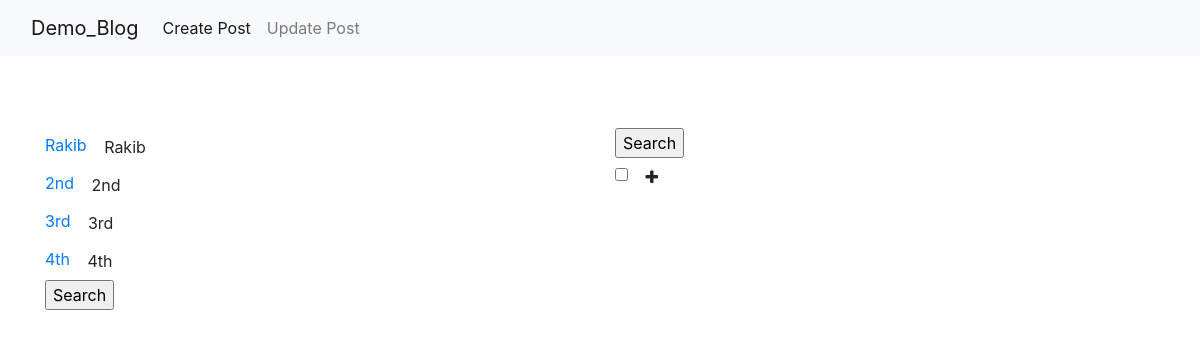
/update/, run on an earlier commit of the app's database.
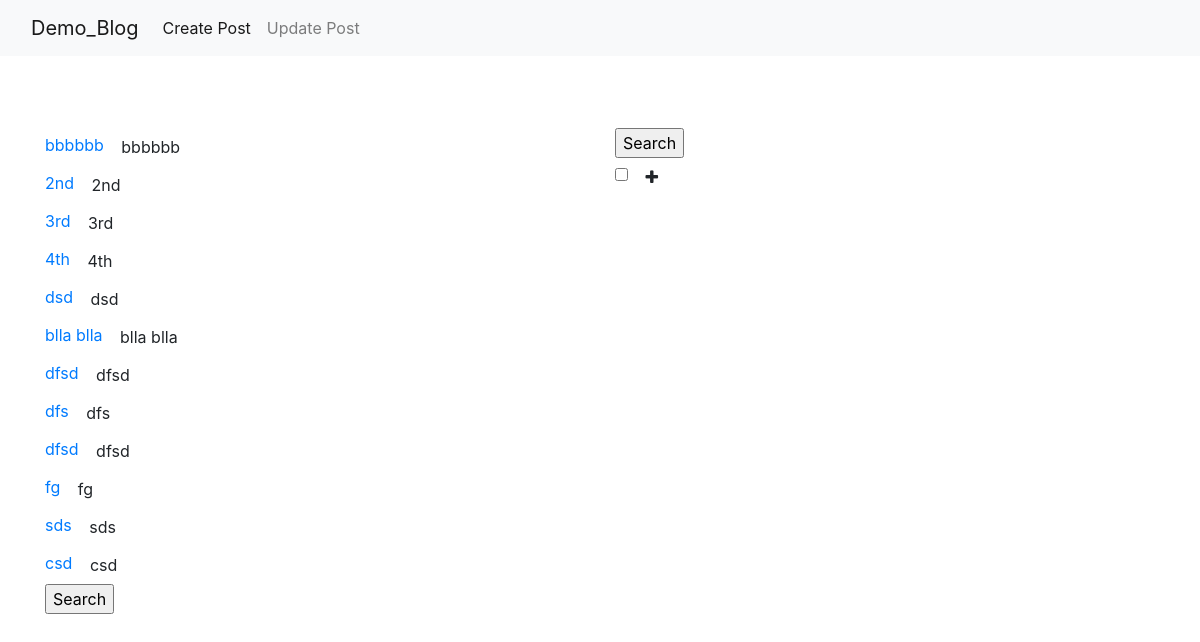
And on a later commit of the database.
### streeApp/models.py (models this page shows, shortened)
class Posts(models.Model):
    title = models.CharField(max_length=250)
    detail = models.TextField(null=True)
    tags = models.ManyToManyField(Tags)

### streeApp/views.py (the view, shortened to what this page needs)
# urls.py: path('update/', views.updatePost, name='updatePost'),
def updatePost(request):
    posts = Posts.objects.all()
    tags = Tags.objects.all()
    tag_form = NewTagsForm(request.POST or None)
    post_form = NewPostForm(request.POST or None)
    update_form = UpdatePostForm(request.POST or None)
    post_id = request.POST.get('post_id')
    post_idd = 29
    if post_id ==str(post_id):
        post_idd = int(post_id)
        print("::::::::::::::::", post_idd, type(post_idd))
    edit_post = get_object_or_404(Posts, pk=post_idd)  # (model,pk)
    form = UpdatePostForm(instance=edit_post)
    if request.method == "POST":
        task = request.POST.get('task')
        form = UpdatePostForm(request.POST, instance=edit_post)
        if form.is_valid():
            form.save()
    if tag_form.is_valid():
        tag_form.save()
        return HttpResponseRedirect(request.path_info)
    context = {'tags': tags, 'posts':posts , 'update_form':update_form, 'form': form}
    template = 'pages/update_blog.html'
    return render(request, template, context)

### streeApp/forms.py
class UpdatePostForm(forms.ModelForm):
    class Meta:
        model = Posts
        fields = '__all__'
        widgets = {
            'detail': forms.Textarea(attrs={'class': 'col-md-8  '}),
        }

### streeApp/models.py (called while the page is built)
    def __str__(self):
        return self.name

### streeApp/templates/pages/update_blog.html (shortened to what this page needs)
{% extends 'base.html' %}
{% block content %}
    <br>
    <br>
    <br>
    <div class="container">
        <div class="row">
            <div class="col-xs-12 col-sm-6">
                <div class="box">
                    {% for post in posts %}
                        <a href="{{ post.id }}">{{ post.title }}</a>
                        <button class="btn" type="submit" data-toggle="collapse" data-target="#demo"
                                onclick="menuCollapse('{{ post.id }}')">{{ post.title }}</button>
                        <br>
                    {% endfor %}
                    <form method="POST">
                        <input type="submit" value="Search">
                    </form>
                </div>
            </div>
            <div class="col-xs-12 col-sm-6">
                <div class="box">
                    <form method="post">
                        <input type="submit" value="Search">
                    </form>
                    {% load mptt_tags %}
                    {% recursetree tags %}
                        <div id="{{ node.id }}">
                            <input type="checkbox" id="valueList" name="{{ node.name }}" value="{{ node.id }}"
                                   class="checkbox">
                            <button class="btn" onclick="myFunction({{ node.id }})"><i class="fa fa-plus"></i></button>
                        </div>
                    {% endrecursetree %}
                </div>
            </div>
        </div>
    </div>
{% endblock %}

### streeApp/templates/base.html (shortened to what this page needs)
{% load static %}
<!DOCTYPE html>
<html lang="en">
<head>
    <link href="https://cdn.jsdelivr.net/npm/bootstrap@5.1.3/dist/css/bootstrap.min.css" rel="stylesheet">
    <link rel="stylesheet" href="https://cdnjs.cloudflare.com/ajax/libs/font-awesome/4.7.0/css/font-awesome.min.css">
    <link rel="stylesheet" href="https://maxcdn.bootstrapcdn.com/bootstrap/4.0.0/css/bootstrap.min.css">
    <link rel="stylesheet" href="{% static 'css/tree_view.css' %}">
    <link rel="stylesheet" href="{% static 'css/update_view.css' %}">
</head>
<body>
{% include 'partials/navbar.html' %}
{% block content %}
{% endblock %}
</body>
</html>

### streeApp/templates/partials/navbar.html (shortened to what this page needs)
{% load static %}
<nav class="navbar navbar-expand-lg navbar-light bg-light">
  <div class="container-fluid">
    <a class="navbar-brand" href="#">Demo_Blog</a>
    <div class="collapse navbar-collapse" id="navbarNav">
      <ul class="navbar-nav">
        <li class="nav-item">
          <a class="nav-link active" aria-current="page" href="{% url 'blog:createPost' %}">Create Post</a>
        </li>
        <li class="nav-item">
          <a class="nav-link" href="{% url 'blog:updatePost' %}">Update Post</a>
        </li>
      </ul>
    </div>
  </div>
</nav>

### static/css/tree_view.css (style rules this page uses)
ul, #myUL { list-style-type: none; }
.active { display: block; }

What changed in the data, as far as the page shows it:
removed Posts: title "Rakib"
added Posts: title "bbbbbb"
added Posts: title "dsd"
added Posts: title "blla blla"
added Posts: title "dfsd"
added Posts: title "dfs"
added Posts: title "dfsd"
added Posts: title "fg"
added Posts: title "sds"
added Posts: title "csd"
